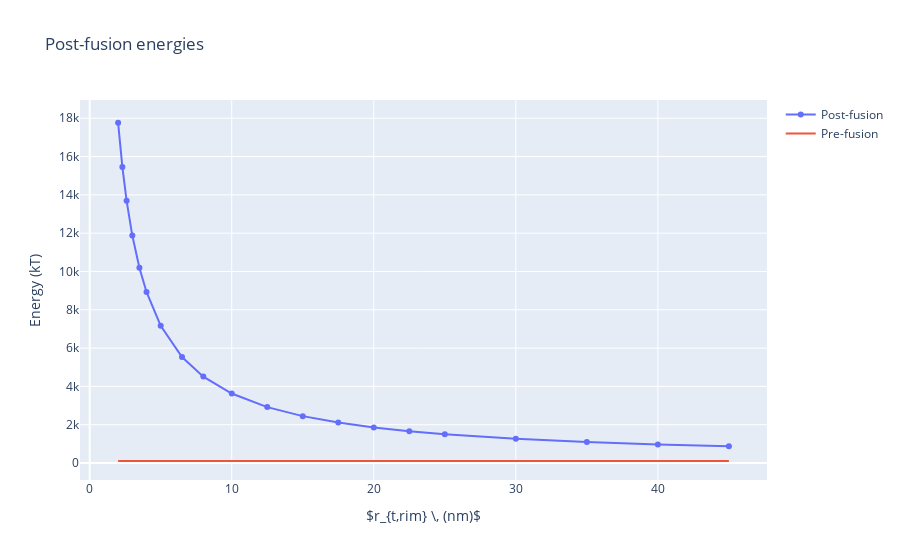

Notebook cell for this chart:
### Markdown cell above
"Simulation parameter" validation: 
- Logical trend in GPost1: PASS
- zRim values match desired values: PASS
- Sufficient z resolution: PASS
    - Each of the GPost1 change by less than 1 kT when increasing zSteps from 100 --> 1000

## Comparing pre-fusion energy vs post-fusion energy

### Code cell
print("Some relevant pore energies below.")
print("Note that these numbers should not be taken at face-value since the hypothetical pores are huge.")
print("Pore Gb for pore radius 400 nm, pore_rt = 15: ",GToroidalPore(15,400,Kb))
print("Pore Gb for pore radius 400 nm, pore_rt = 25: ",GToroidalPore(25,400,Kb))
print("Pore Gb for pore radius 400 nm, pore_rt = 50: ",GToroidalPore(50,400,Kb))

vsPlot = go.Figure()
vsPlot.add_trace(go.Scatter(x=rim_rt, y=GPost, mode='markers + lines', name='Post-fusion'))
vsPlot.add_trace(go.Scatter(x=rim_rt, y=GPre, mode='lines', name='Pre-fusion'))
vsPlot.update_layout(title="Pre-fusion energy vs post-fusion energy",
                        xaxis_title="$r_{t,rim} \\, (nm)$", yaxis_title="Energy (kT)")
vsPlot.show()

### Figure 1 — Plotly figure (JSON) as saved in the notebook; plotly's stock layout.template omitted (floating-point values rounded to 4 significant figures)
{"data": [{"mode": "markers+lines", "name": "Post-fusion", "type": "scatter", "x": [2, 2.3, 2.6, 3, 3.5, 4, 5, 6.5, 8, 10, 12.5, 15, 17.5, 20, 22.5, 25, 30, 35, 40, 45], "y": [17770.0, 15460.0, 13690.0, 11880.0, 10190.0, 8930.0, 7162.0, 5531.0, 4511.0, 3627.0, 2920.0, 2448.0, 2111.0, 1859.0, 1662.0, 1504.0, 1268.0, 1099.0, 972.2, 873.3]}, {"mode": "lines", "name": "Pre-fusion", "type": "scatter", "x": [2, 2.3, 2.6, 3, 3.5, 4, 5, 6.5, 8, 10, 12.5, 15, 17.5, 20, 22.5, 25, 30, 35, 40, 45], "y": [105.7, 105.7, 105.7, 105.7, 105.7, 105.7, 105.7, 105.7, 105.7, 105.7, 105.7, 105.7, 105.7, 105.7, 105.7, 105.7, 105.7, 105.7, 105.7, 105.7, 105.7, 105.7, 105.7, 105.7, 105.7, 105.7, 105.7, 105.7, 105.7, 105.7, 105.7, 105.7, 105.7, 105.7, 105.7, 105.7, 105.7, 105.7, 105.7, 105.7, 105.7, 105.7, 105.7, 105.7, 105.7]}], "layout": {"autosize": true, "title": {"text": "Post-fusion energies"}, "xaxis": {"autorange": true, "range": [-0.554, 47.55], "title": {"text": "$r_{t,rim} \\, (nm)$"}, "type": "linear"}, "yaxis": {"autorange": true, "range": [-890.8, 19040.0], "title": {"text": "Energy (kT)"}, "type": "linear"}}}
